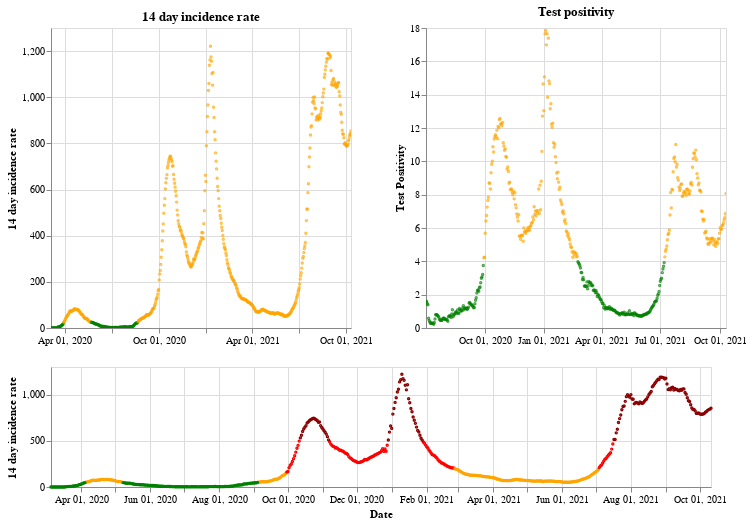

Source (notebook cell):
### Markdown cell above
## Northern Ireland

### Code cell
plot_traffic_light('Northern Ireland')

### Figure 1 — Vega-Lite specification as saved in the notebook (floating-point values rounded to 4 significant figures; data arrays with more than 128 entries replaced by an {"elided": "..."} marker saying what was removed)
{"config": {"view": {"continuousWidth": 400, "continuousHeight": 300}}, "vconcat": [{"hconcat": [{"mark": {"type": "point", "size": 2}, "encoding": {"color": {"condition": {"value": "green", "test": "(datum.twoWeeklyCasesRate <= 25)"}, "value": "orange"}, "tooltip": [{"type": "nominal", "field": "areaName"}, {"type": "temporal", "field": "date"}, {"type": "quantitative", "field": "twoWeeklyCasesRate"}, {"type": "quantitative", "field": "testPositivity"}], "x": {"type": "temporal", "axis": {"title": ""}, "field": "date", "scale": {"domain": {"selection": "DateBrush"}}, "timeUnit": "yearmonthdate"}, "y": {"type": "quantitative", "axis": {"title": "14 day incidence rate"}, "field": "twoWeeklyCasesRate"}}, "title": "14 day incidence rate", "width": 300}, {"mark": {"type": "point", "size": 2}, "encoding": {"color": {"condition": {"value": "green", "test": "(datum.testPositivity <= 4)"}, "value": "orange"}, "tooltip": [{"type": "nominal", "field": "areaName"}, {"type": "temporal", "field": "date"}, {"type": "quantitative", "field": "twoWeeklyCasesRate"}, {"type": "quantitative", "field": "testPositivity"}], "x": {"type": "temporal", "axis": {"title": ""}, "field": "date", "scale": {"domain": {"selection": "DateBrush"}}, "timeUnit": "yearmonthdate"}, "y": {"type": "quantitative", "axis": {"title": "Test Positivity"}, "field": "testPositivity"}}, "title": "Test positivity", "width": 300}]}, {"layer": [{"mark": {"type": "point", "size": 2}, "encoding": {"color": {"condition": {"value": "orange", "test": "(((datum.testPositivity < 4) && (datum.twoWeeklyCasesRate >= 50)) && (datum.twoWeeklyCasesRate < 200))"}, "value": "red"}, "opacity": {"condition": {"value": 1, "test": "((datum.twoWeeklyCasesRate >= 50) && (datum.twoWeeklyCasesRate < 500))"}, "value": 0}, "tooltip": [{"type": "nominal", "field": "areaName"}, {"type": "temporal", "field": "date"}, {"type": "quantitative", "field": "twoWeeklyCasesRate"}, {"type": "quantitative", "field": "testPositivity"}], "x": {"type": "temporal", "axis": {"title": "Date"}, "field": "date", "timeUnit": "yearmonthdate"}, "y": {"type": "quantitative", "axis": {"title": "14 day incidence rate"}, "field": "twoWeeklyCasesRate"}}, "selection": {"DateBrush": {"type": "interval", "encodings": ["x"], "fields": ["Time"]}}}, {"mark": {"type": "point", "size": 2}, "encoding": {"color": {"value": "darkred"}, "opacity": {"condition": {"value": 1, "test": "(datum.twoWeeklyCasesRate >= 500)"}, "value": 0}, "tooltip": [{"type": "nominal", "field": "areaName"}, {"type": "temporal", "field": "date"}, {"type": "quantitative", "field": "twoWeeklyCasesRate"}, {"type": "quantitative", "field": "testPositivity"}], "x": {"type": "temporal", "axis": {"title": "Date"}, "field": "date", "timeUnit": "yearmonthdate"}, "y": {"type": "quantitative", "axis": {"title": "14 day incidence rate"}, "field": "twoWeeklyCasesRate"}}}, {"mark": {"type": "point", "size": 2}, "encoding": {"color": {"condition": {"value": "green", "test": "((datum.testPositivity < 4) && (datum.twoWeeklyCasesRate < 50))"}, "value": "orange"}, "opacity": {"condition": {"value": 1, "test": "(datum.twoWeeklyCasesRate < 50)"}, "value": 0}, "tooltip": [{"type": "nominal", "field": "areaName"}, {"type": "temporal", "field": "date"}, {"type": "quantitative", "field": "twoWeeklyCasesRate"}, {"type": "quantitative", "field": "testPositivity"}], "x": {"type": "temporal", "axis": {"title": "Date"}, "field": "date", "timeUnit": "yearmonthdate"}, "y": {"type": "quantitative", "axis": {"title": "14 day incidence rate"}, "field": "twoWeeklyCasesRate"}}}], "height": 120, "width": 660}], "data": {"name": "data-991505e7e3b8a65a2dd064852df3ab22"}, "$schema": "https://vega.github.io/schema/vega-lite/v4.8.1.json", "datasets": {"data-991505e7e3b8a65a2dd064852df3ab22": {"elided": "586 records"}}}
